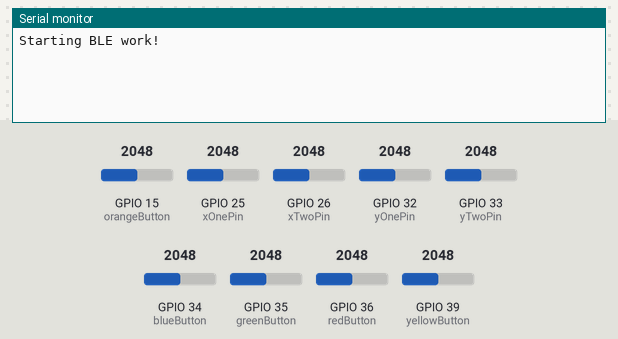
Bench run of a program on a simulated ESP32. Shown: the last lines printed to the serial monitor. The inputs (shaded band) are chosen by the test bench; at power-on: GPIO 15 (orangeButton) = 2048, GPIO 25 (xOnePin) = 2048, GPIO 26 (xTwoPin) = 2048, GPIO 32 (yOnePin) = 2048, GPIO 33 (yTwoPin) = 2048, GPIO 34 (blueButton) = 2048, GPIO 35 (greenButton) = 2048, GPIO 36 (redButton) = 2048, GPIO 39 (yellowButton) = 2048. USB keyboard and mouse output is not drawn.

Above: at 1.2 s.
1.3 s: GPIO 15 (orangeButton) set to 3973
2.8 s: GPIO 15 (orangeButton) set to 4072
At 2.88 s:
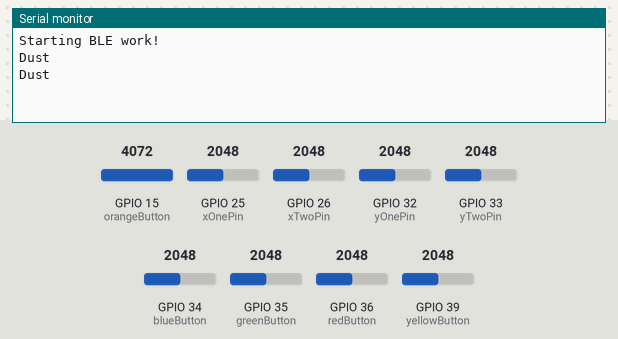
4.7 s: GPIO 25 (xOnePin) set to 3963
At 4.74 s:
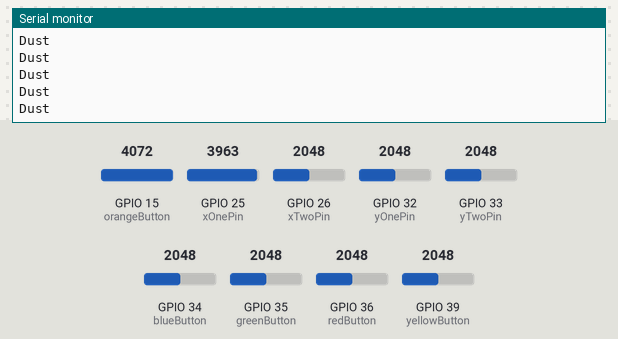
6.2 s: GPIO 25 (xOnePin) set to 4043
At 6.22 s:
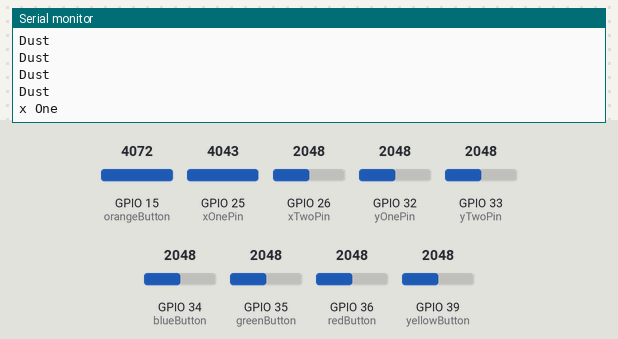
7.7 s: GPIO 26 (xTwoPin) set to 3964
At 7.71 s:
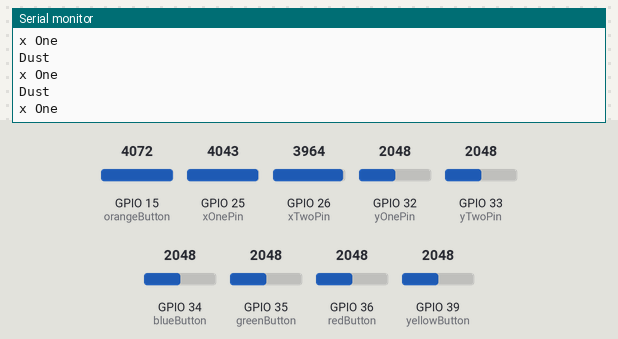
9.2 s: GPIO 26 (xTwoPin) set to 4045
At 9.25 s:
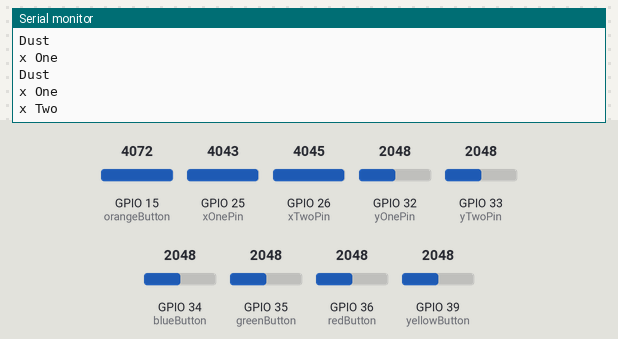

Measured:
- the behaviour switches between 4000 and 4001 on GPIO 15 (orangeButton) (found by bisection; images 0 and 1)
- the behaviour switches between 4000 and 4001 on GPIO 25 (xOnePin) (found by bisection; images 2 and 3)
- the behaviour switches between 4000 and 4001 on GPIO 26 (xTwoPin) (found by bisection; images 4 and 5)
- after the input at 2.8 s, the serial monitor: prints a new line at once (image 1)
- after the input at 6.2 s, the serial monitor: prints a new line at once (image 3)
- after the input at 9.2 s, the serial monitor: prints a new line at once (image 5)

The program:

main.cpp
```cpp
#include <BleKeyboard.h>
#include <Arduino.h>

int redButton = 36;
int yellowButton = 39;
int blueButton = 34;
int greenButton = 35;
int orangeButton = 15;

int yOnePin = 32;
int yTwoPin = 33;
int xOnePin = 25;
int xTwoPin = 26;

/*
yOne = w
yTwo = s
xOne = d
xTwo = a
*/
int yOne;
int yTwo;
int xOne;
int xTwo;

bool wPress = false;
bool sPress = false;
bool dPress = false;
bool aPress = false;

BleKeyboard bleKeyboard("V.Smile Controller", "Zapien Industries");

void setup() {
  Serial.begin(115200);
  pinMode(redButton, INPUT);
  pinMode(yellowButton, INPUT);
  pinMode(blueButton, INPUT);
  pinMode(greenButton, INPUT);
  pinMode(orangeButton, INPUT);
  pinMode(yOnePin, INPUT);
  pinMode(yTwoPin, INPUT);
  pinMode(xOnePin, INPUT);
  pinMode(xTwoPin, INPUT);

  yOne = analogRead(yOnePin);
  yTwo = analogRead(yTwoPin);
  xOne = analogRead(xOnePin);
  xTwo = analogRead(xTwoPin);

  Serial.println("Starting BLE work!");
  bleKeyboard.begin();
}

void loop() {
  int redVal = analogRead(redButton);
  int yellowVal = analogRead(yellowButton);
  int blueVal = analogRead(blueButton);
  int greenVal = analogRead(greenButton);
  int orangeVal = analogRead(orangeButton);

  int curr_yOne = analogRead(yOnePin);
  int curr_yTwo = analogRead(yTwoPin);
  int curr_xOne = analogRead(xOnePin);
  int curr_xTwo = analogRead(xTwoPin);

  if(bleKeyboard.isConnected()) {
    // Buttons
    if (redVal > 4000) {
      bleKeyboard.write('u');
    }
    if (yellowVal > 4000) {
      bleKeyboard.write('j');
    }
    if (blueVal > 4000) {
      bleKeyboard.write('i');
    }
    if (greenVal > 4000) {
      bleKeyboard.write('k');
    }
    if (orangeVal > 4000) {
      bleKeyboard.write('o');
    }

    // JoyStick
    if (yOne && curr_yOne > 4000) {
        bleKeyboard.press('w');
        wPress = true;
    } else {
      if (wPress) {
        bleKeyboard.release('w');
      }
    }
    if (yTwo && curr_yTwo > 4000) {
        bleKeyboard.press('s');
        sPress = true;
    } else {
      if (sPress) {
        bleKeyboard.release('s');
      }
    }
    if (xOne && curr_xOne > 4000) {
      if (!dPress) {
        bleKeyboard.press('d');
      }
      dPress = true;
    } else {
      if (dPress) {
        bleKeyboard.release('d');
        dPress = false;
      }
    }
    if (xTwo && curr_xTwo > 4000) {
        bleKeyboard.press('a');
        aPress = true;
    } else {
      if (aPress) {
        bleKeyboard.release('a');
      }
    }

   yOne = curr_yOne;
   yTwo = curr_yTwo;
   xOne = curr_xOne;
   xTwo = curr_xTwo;
  }
// This is just serial monitor code to verify that the microcontroller is properly reading and certain values are being met.
    if (redVal > 4000) {
      Serial.println("Punch");
    }
    if (yellowVal > 4000) {
      Serial.println("Kick");
    }
    if (blueVal > 4000) {
      Serial.println("Slash");
    }
    if (greenVal > 4000) {
      Serial.println("Heavy Slash");
    }
    if (orangeVal > 4000) {
      Serial.println("Dust");
    }

    if (yOne > 4000) {
      Serial.println("y One");
    }
    if (yTwo > 4000) {
      Serial.println("y Two");
    }
    if (xOne > 4000) {
      Serial.println("x One");
    }
    if (xTwo > 4000) {
      Serial.println("x Two");
    }
  delay(50);
}
```
